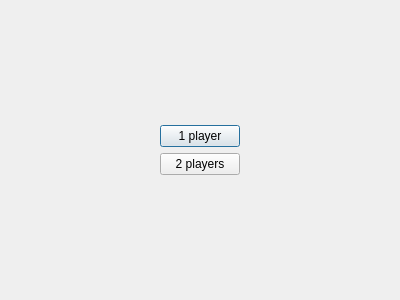
<?xml version="1.0" encoding="UTF-8"?>
<ui version="4.0">
 <class>Dialog</class>
 <widget class="QDialog" name="Dialog">
  <property name="geometry">
   <rect>
    <x>0</x>
    <y>0</y>
    <width>400</width>
    <height>300</height>
   </rect>
  </property>
  <property name="windowTitle">
   <string>Dialog</string>
  </property>
  <layout class="QVBoxLayout" name="verticalLayout_2">
   <item>
    <spacer name="verticalSpacer">
     <property name="orientation">
      <enum>Qt::Vertical</enum>
     </property>
     <property name="sizeHint" stdset="0">
      <size>
       <width>20</width>
       <height>102</height>
      </size>
     </property>
    </spacer>
   </item>
   <item>
    <layout class="QHBoxLayout" name="horizontalLayout">
     <item>
      <spacer name="horizontalSpacer">
       <property name="orientation">
        <enum>Qt::Horizontal</enum>
       </property>
       <property name="sizeHint" stdset="0">
        <size>
         <width>112</width>
         <height>20</height>
        </size>
       </property>
      </spacer>
     </item>
     <item>
      <layout class="QVBoxLayout" name="verticalLayout">
       <item>
        <widget class="QPushButton" name="pushButton">
         <property name="text">
          <string>1 player</string>
         </property>
        </widget>
       </item>
       <item>
        <widget class="QPushButton" name="pushButton_2">
         <property name="text">
          <string>2 players</string>
         </property>
        </widget>
       </item>
      </layout>
     </item>
     <item>
      <spacer name="horizontalSpacer_2">
       <property name="orientation">
        <enum>Qt::Horizontal</enum>
       </property>
       <property name="sizeHint" stdset="0">
        <size>
         <width>92</width>
         <height>20</height>
        </size>
       </property>
      </spacer>
     </item>
    </layout>
   </item>
   <item>
    <spacer name="verticalSpacer_2">
     <property name="orientation">
      <enum>Qt::Vertical</enum>
     </property>
     <property name="sizeHint" stdset="0">
      <size>
       <width>20</width>
       <height>102</height>
      </size>
     </property>
    </spacer>
   </item>
  </layout>
 </widget>
 <layoutdefault spacing="6" margin="11"/>
 <resources/>
 <connections/>
</ui>
